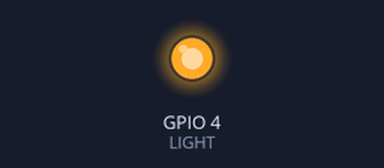
Recording of a program running on a simulated Raspberry Pi (BCM pin numbers). Parts: output pins drawn as LEDs (lit = HIGH). The WebIOPi server calls setup() once and loop() repeatedly.

Above: at 0.1 s.
Timing chart, 0 to 1.6 s (numbered marks = the images above):
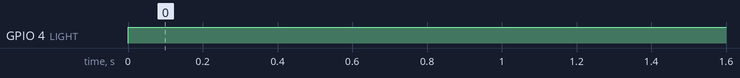

The program:

script.py
```python
import webiopi
import datetime

GPIO = webiopi.GPIO

LIGHT = 4 # GPIO pin using BCM numbering

# setup function called at WebIOPi startup
def setup():
    # set GPIO used
    GPIO.setFunction(LIGHT, GPIO.OUT)


# loop function is repeadedly called by WebIOPi
def loop():
    # toggle light
    if (GPIO.digitalRead(LIGHT) == GPIO.LOW):
        GPIO.digitalWrite(LIGHT, GPIO.HIGH)
    else:
        GPIO.digitalWrite(LIGHT, GPIO.LOW)

    # delay between loops
    webiopi.sleep(500)

# destroy function called on WebIOPi shutdown
def destroy():
    GPIO.digitalWrite(LIGHT, GPIO.LOW)
```

Measured:
- by itself, GPIO 4 (LIGHT): LOW → HIGH at 0.00 s
